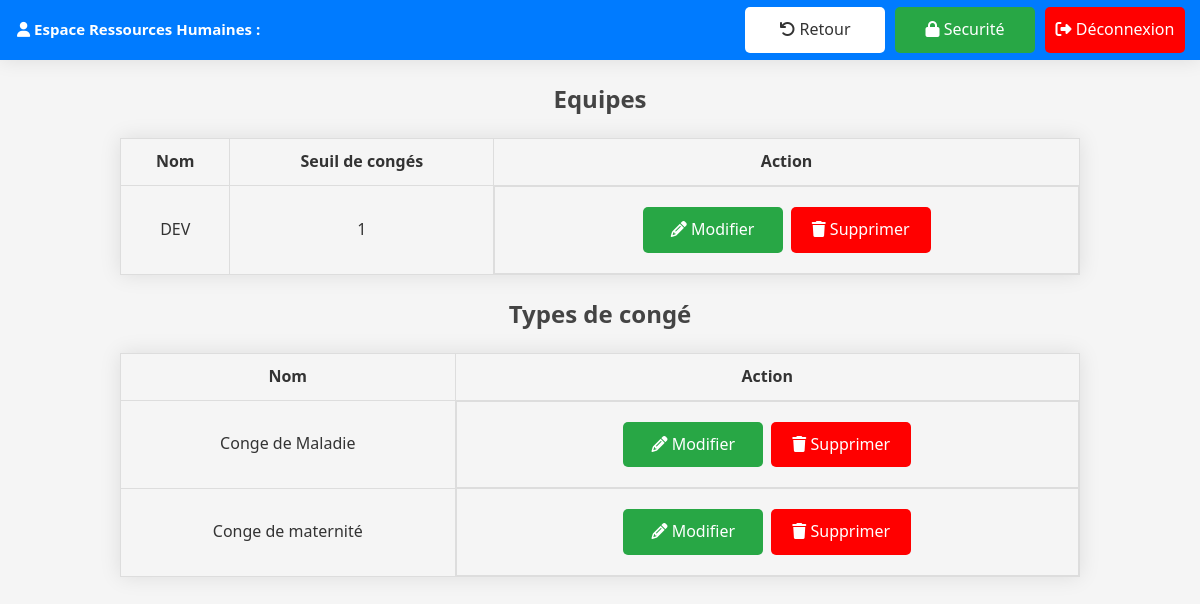
Before: /conges/settings/ with the older database file.
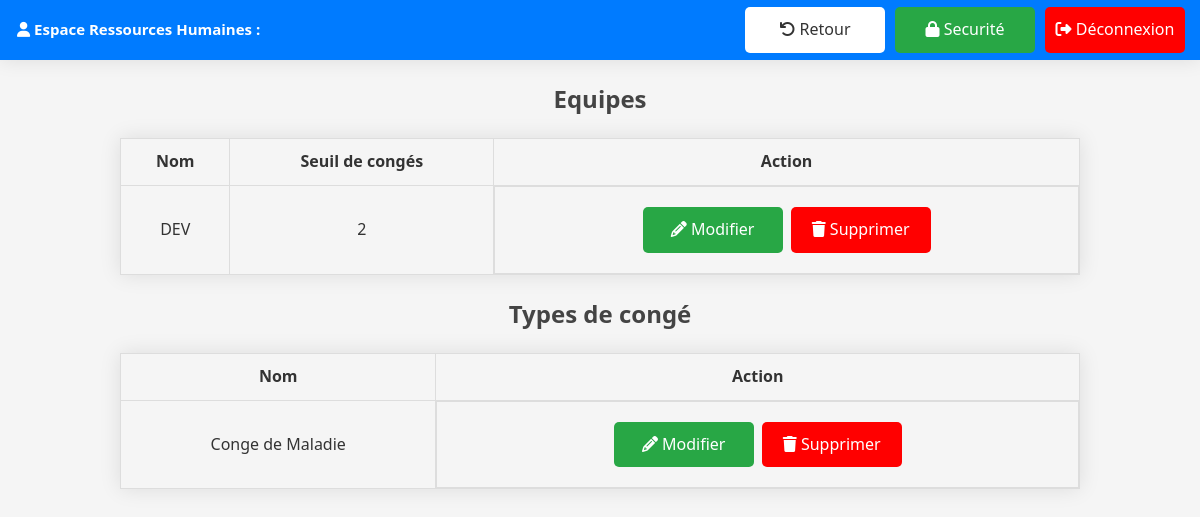
After: the same page with the newer database file.
### users/models.py (models this page shows, shortened)
class Equipe(models.Model):
    nom = models.CharField(max_length=100, null=True)
    seuil_conges = models.IntegerField(default=5)

class TypeConge(models.Model):
    nom = models.CharField(max_length=200)

### users/views.py (the view)
# urls.py: path('conges/settings/', views.settings, name='settings'),
def settings(request):
    equipes = Equipe.objects.all()
    types_conge = TypeConge.objects.all()
    context = {
        'equipes': equipes,
        'types_conge': types_conge,
    }
    return render(request, 'ressourceshumaines/settings.html', context)

### users/templates/ressourceshumaines/settings.html (shortened to what this page needs)
{% extends "base.html" %}
{% block topbar-left-container %}
<div class="tb-title"><i class="fa-solid fa-user"></i> Espace Ressources Humaines : </div>
{% endblock %}
{% block topbar-right-container %}
<a class="return-button" href="{% url 'dashboard' %}"><i class="fa-solid fa-arrow-rotate-left"></i> Retour</a>
<a class="security-button" href="{% url 'security' %}"><i class="fa-solid fa-lock"></i> Securité</a>
<a class="logout-button" href="{% url 'logout' %}"><i class="fa-solid fa-right-from-bracket"></i> Déconnexion</a>
{% endblock %}
{% block content %}
<h2>Equipes</h2>
<table>
    <tr>
        <th>Nom</th>
        <th>Seuil de congés</th>
        <th>Action</th>
    </tr>
    {% for equipe in equipes %}
    <tr>
        <td>{{ equipe.nom }}</td>
        <td>{{ equipe.seuil_conges }}</td>
        <td class="action">
            <a class="accept" href="{% url 'modify' equipe.id 'Equipe' %}"><i class="fa-solid fa-pencil"></i> Modifier</a>
            <a class="reject" href="{% url 'delete' equipe.id 'Equipe' %}"><i class="fa-solid fa-trash"></i> Supprimer</a>
        </td>
    </tr>
    {% empty %}
    <tr>
        <td colspan="3">Aucune équipe.</td>
    {% endfor %}
</table>
<h2>Types de congé</h2>
<table>
    <tr>
        <th>Nom</th>
        <th>Action</th>
    </tr>
    {% for type_conge in types_conge %}
    <tr>
        <td>{{ type_conge.nom }}</td>
        <td class="action">
            <a class="accept" href="{% url 'modify' type_conge.id 'TypeConge' %}"><i  class="fa-solid fa-pencil"></i> Modifier</a>
            <a class="reject" href="{% url 'delete' type_conge.id 'TypeConge' %}"> <i class="fa-solid fa-trash"></i> Supprimer</a>
        </td>
    </tr>
    {% empty %}
    <tr>
        <td colspan="2">Aucun type de congé.</td>
    {% endfor %}
</table>
{% endblock %}

Changed rows visible on the page:
removed TypeConge: nom "Conge de maternité"
changed Equipe "DEV": seuil_conges "1" → "2"
